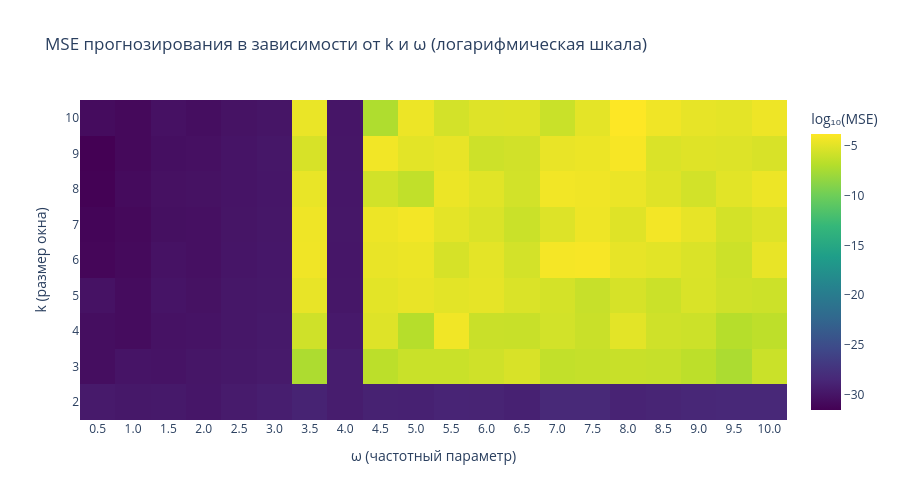

Write notebook code for a chart like this one.
### Code cell
fig_heatmap_data = np.zeros((len(k_values), len(freq_values)))

for i, k_val in enumerate(k_values):
    for j, f in enumerate(freq_values):
        x_hm = np.sin(f * t)
        W_hm, P_hm, _ = build_linear_nn(x_hm, k_val)
        y_hm = predict(W_hm, P_hm).flatten()
        e_hm = x_hm[k_val:] - y_hm
        fig_heatmap_data[i, j] = np.mean(e_hm ** 2)

fig_hm = go.Figure(data=go.Heatmap(
    z=np.log10(fig_heatmap_data + 1e-32),
    x=[f"{f:.1f}" for f in freq_values],
    y=[str(k_val) for k_val in k_values],
    colorscale="Viridis",
    colorbar=dict(title="log₁₀(MSE)"),
    hovertemplate="ω=%{x}<br>k=%{y}<br>log₁₀(MSE)=%{z:.2f}<extra></extra>"
))

fig_hm.update_layout(
    title="MSE прогнозирования в зависимости от k и ω (логарифмическая шкала)",
    xaxis_title="ω (частотный параметр)",
    yaxis_title="k (размер окна)",
    template="plotly_white",
    height=500
)

fig_hm.write_html("report/outputs/mse_heatmap.html")
fig_hm.show()

### Figure 1 — Plotly figure (JSON) as saved in the notebook; plotly's stock layout.template omitted (floating-point values rounded to 4 significant figures; data arrays with more than 128 entries replaced by an {"elided": "..."} marker saying what was removed)
{"data": [{"colorbar": {"title": {"text": "log₁₀(MSE)"}}, "colorscale": [[0, "#440154"], [0.1111, "#482878"], [0.2222, "#3e4989"], [0.3333, "#31688e"], [0.4444, "#26828e"], [0.5556, "#1f9e89"], [0.6667, "#35b779"], [0.7778, "#6ece58"], [0.8889, "#b5de2b"], [1, "#fde725"]], "hovertemplate": "ω=%{x}<br>k=%{y}<br>log₁₀(MSE)=%{z:.2f}<extra></extra>", "type": "heatmap", "x": ["0.5", "1.0", "1.5", "2.0", "2.5", "3.0", "3.5", "4.0", "4.5", "5.0", "5.5", "6.0", "6.5", "7.0", "7.5", "8.0", "8.5", "9.0", "9.5", "10.0"], "y": ["2", "3", "4", "5", "6", "7", "8", "9", "10"], "z": {"elided": "9x20 float values"}}], "layout": {"height": 500, "title": {"text": "MSE прогнозирования в зависимости от k и ω (логарифмическая шкала)"}, "xaxis": {"title": {"text": "ω (частотный параметр)"}}, "yaxis": {"title": {"text": "k (размер окна)"}}}}
